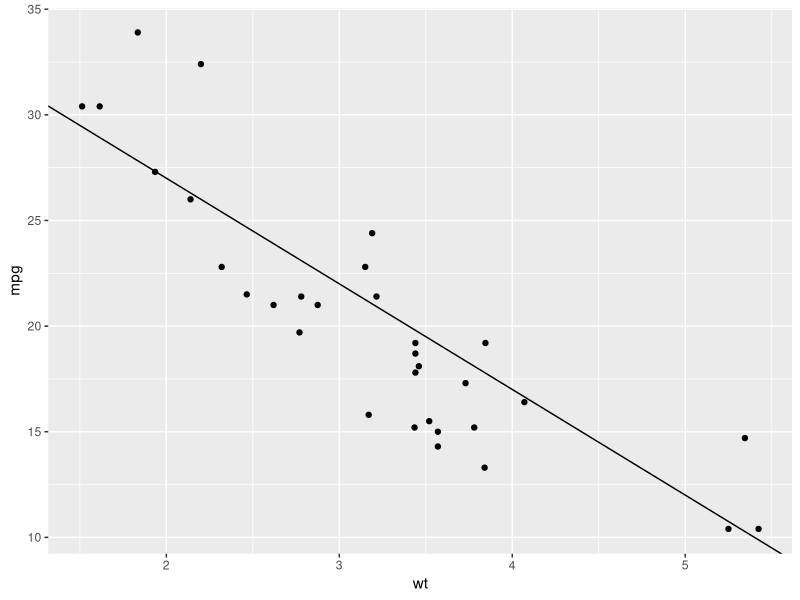
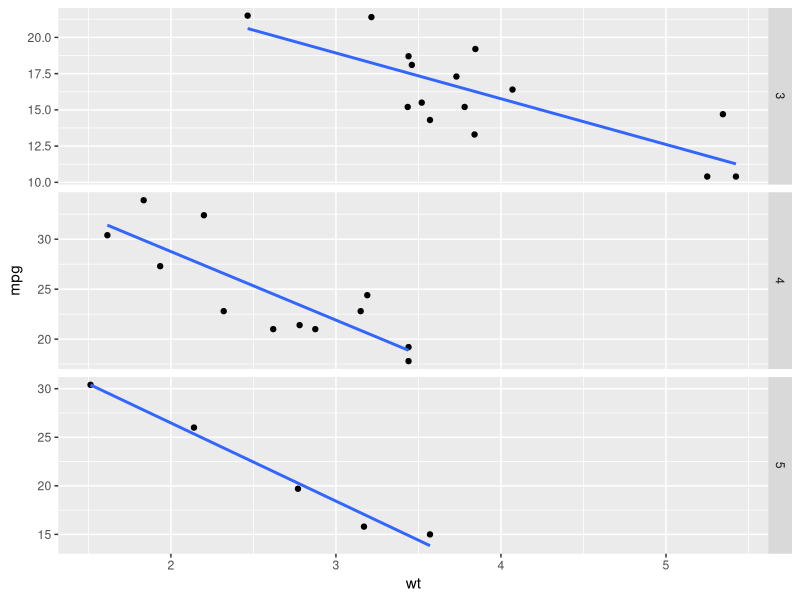
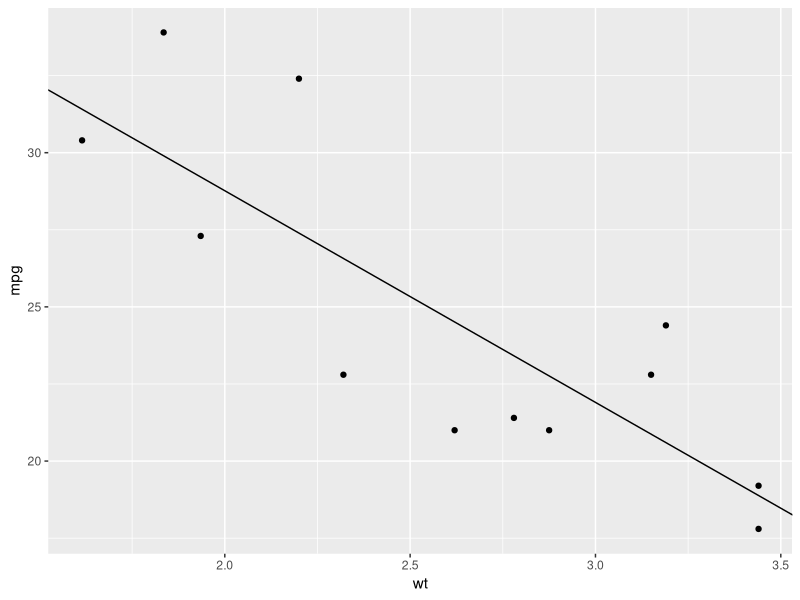
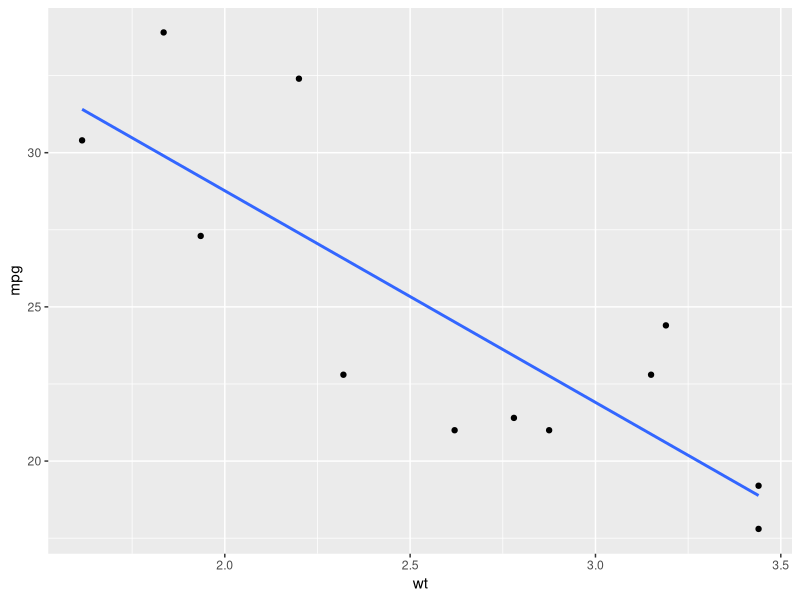
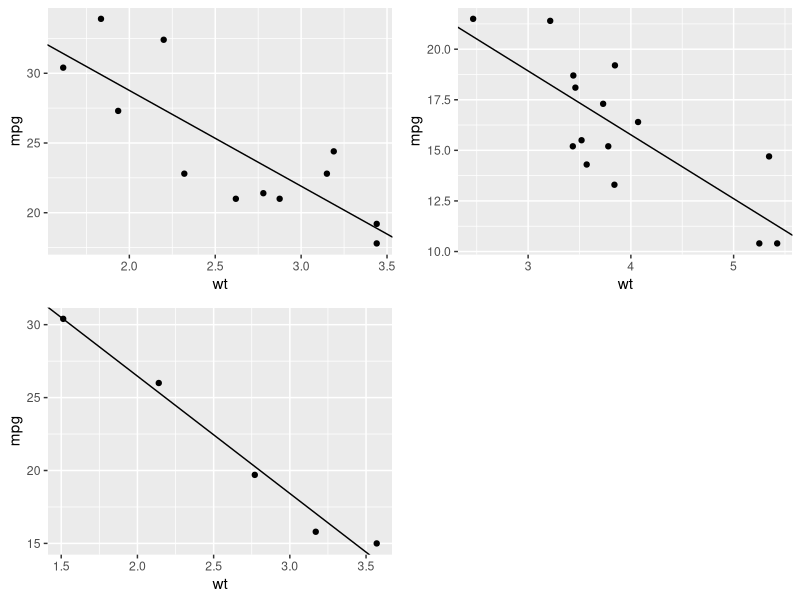
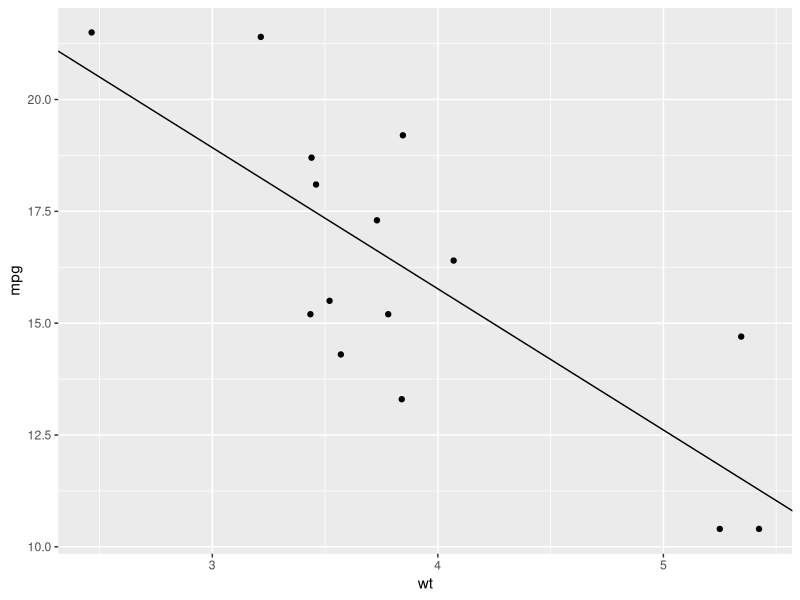
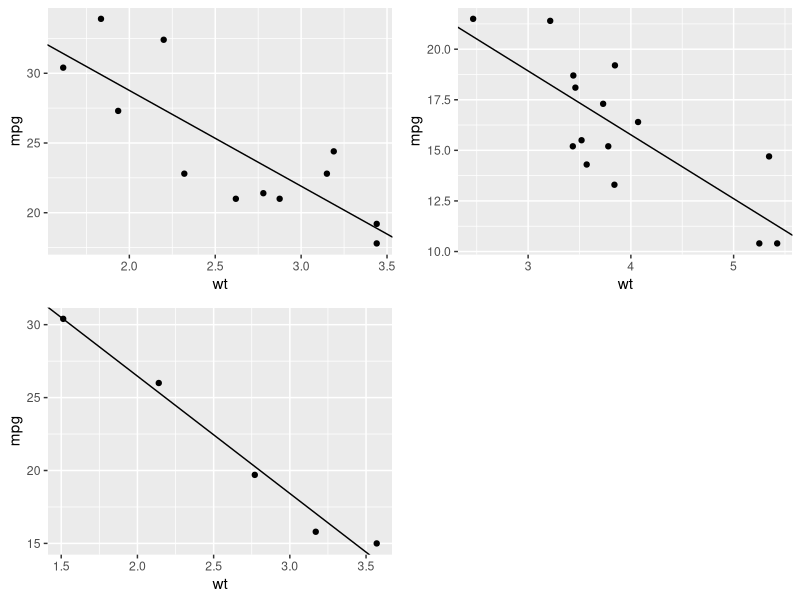

Write R code to recreate these figures, in order.
library(ggplot2)

?mtcars
# mpg	Miles/(US) gallon
# Weight (1000 lbs)
# Number of forward gears

p <- ggplot(mtcars, aes(wt, mpg)) + geom_point()
coef(lm(mpg ~ wt, data = mtcars))
p + geom_abline(intercept = 37, slope = -5)
p + facet_grid(rows = vars(gear), scales = "free") + geom_smooth(method = "lm", se = FALSE)

# Construct mpg ~ wt for each gear ---------------------------------------
library(dplyr)
library(tidyr)
library(purrr)

mtcars %>% 
  group_by(gear)

mtcars %>% 
  group_by(gear) %>% 
  nest() 

mtcars %>% 
  group_by(gear) %>% 
  nest() %>% 
  mutate(model = map(data, function(x) {
    lm(mpg ~ wt, data = x)
  }))
  
model_df <- mtcars %>% 
  group_by(gear) %>% 
  nest() %>% 
  mutate(model = map(data, function(x) {
    lm(mpg ~ wt, data = x)
  }))

model_df$data[[1]]
model_df$model[[1]]

model_df2 <- model_df %>% 
  mutate(gg = map2(data, model, function(x, y) {
    # x represents data subset
    # y represents a model based on the data subset
    coefs = coef(y)
    ggplot(x, aes(wt, mpg)) + geom_point() +
      geom_abline(intercept = coefs[1], slope = coefs[2])
  }))

model_df2$gg[[1]]
# Comparison
ggplot(subset(mtcars, gear == 4), aes(wt, mpg)) + geom_point() +
  geom_smooth(method = "lm", se = FALSE)

## Plot a list of ggplot2 objects
cowplot::plot_grid(plotlist = model_df2$gg)


## This can also be implemented by for loop
gglist = list()
for (i in unique(mtcars$gear)) {
  df_subset <- subset(mtcars, gear == i)
  coefs = coef(lm(mpg ~ wt, data = df_subset))
  gglist[[as.character(i)]] <- ggplot(df_subset, aes(wt, mpg)) + geom_point() +
    geom_abline(intercept = coefs[1], slope = coefs[2])
}
gglist$`3`
cowplot::plot_grid(plotlist = gglist)


## What if mpg, wt and gear are cheanged?
## Could you implement a function to do this?